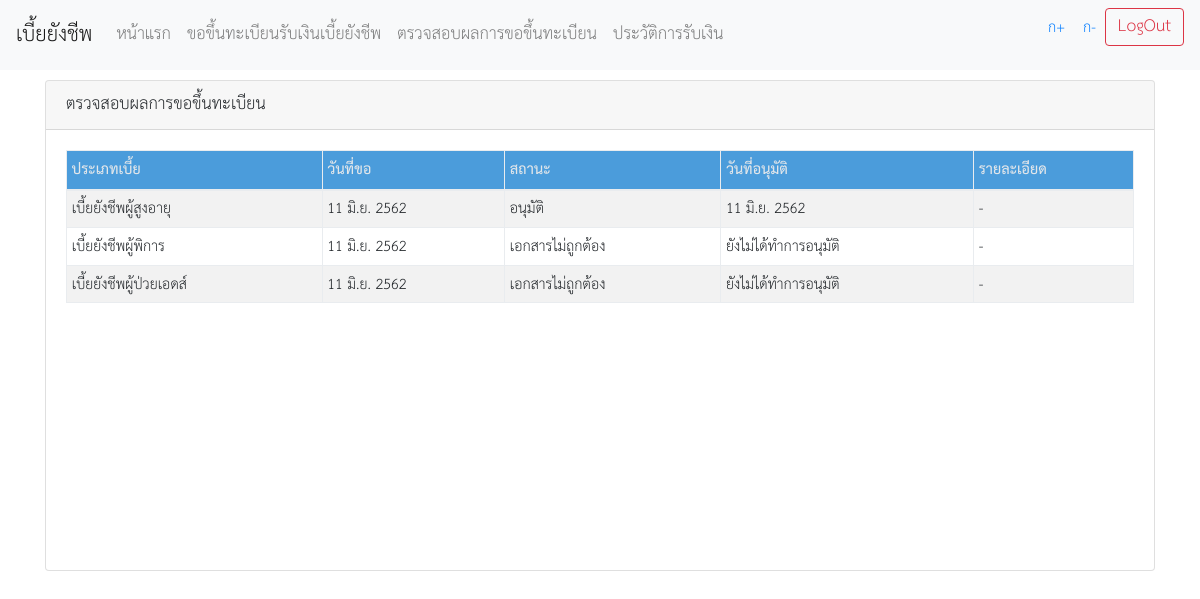
The page /onestop_client/welfare_index.php?r=result (signed in) on the database its author committed.
### tables this page shows
CREATE TABLE `tb_welfare_request` (
  `id` int(11) NOT NULL,
  `personid` varchar(255) NOT NULL DEFAULT '',
  `type` int(11) DEFAULT NULL,
  `year` varchar(255) DEFAULT NULL,
  `amount` double DEFAULT NULL,
  `status` int(11) DEFAULT NULL,
  `requestdate` date DEFAULT NULL,
  `confirmdate` date DEFAULT NULL,
  `detail` text DEFAULT NULL,
  `receivetype` int(11) DEFAULT NULL,
  `process` int(4) DEFAULT NULL,
  `paymonth` int(11) NOT NULL,
  `start_pay_date` date NOT NULL,
  `end_pay_date` date NOT NULL
);

CREATE TABLE `tb_welfare_type` (
  `id` int(11) NOT NULL,
  `name` varchar(255) NOT NULL
);

CREATE TABLE `tb_welfare_status` (
  `id` int(11) NOT NULL,
  `name` varchar(255) NOT NULL
);

### onestop_client/asset/DB/myfnc2.php (called while the page is built, shortened)
<?php
function Connect2()
{
  $server="localhost";
  $user="root";
  $pw='^_^Itg46@_@';
  $db="c1onestopitglobal";
  $conn = mysqli_connect($server, $user, $pw, $db);
  return $conn;
}
function result_array($sql)
{
    $con = Connect2();
    $data = [];
    $result = $con->query($sql) or die($con->error);
    while ($row = $result->fetch_array(MYSQLI_ASSOC)) {
        $data[] = $row;
    };
    return $data;
}
function DateThaiNa($strDate)
{
    if ($strDate != '') {
        $strMonthCut = Array("", "ม.ค.", "ก.พ.", "มี.ค.", "เม.ย.", "พ.ค.", "มิ.ย.", "ก.ค.", "ส.ค.", "ก.ย.", "ต.ค.", "พ.ย.", "ธ.ค.");
        list ($y, $m, $d) = explode('-', $strDate);
        $strMonthThai = $strMonthCut[number_format($m)];
        $dob = sprintf("%02d $strMonthThai %04d", $d, $y + 543);
        return $dob;
    }
}

### onestop_client/modules/welfare_new/welfare_result.php (the view, shortened to what this page needs)
<?php
$sql = 'SELECT b.name AS recname,c.name AS stname,a.*,b.*,c.* FROM tb_welfare_request a INNER JOIN tb_welfare_type b on a.type = b.id INNER JOIN tb_welfare_status c ON a.status = c.id WHERE a.personid = \'' . $_SESSION['PID'] . '\'';
$data = result_array($sql);
?>
<div class="container" style="padding-top: 10px;">
    <div class="card">
        <div class="card-header">
            ตรวจสอบผลการขอขึ้นทะเบียน
        </div>
        <div class="card-body">
            <div class="table-responsive" style="overflow-x:auto; height: 400px">
                <table class="table table-bordered table-striped table-hover table-sm">
                    <thead style="background-color: #4b9cdb">
                    <tr>
                        <th style="color: #e2e6ea">ประเภทเบี้ย</th>
                        <th style="color: #e2e6ea">วันที่ขอ</th>
                        <th style="color: #e2e6ea">สถานะ</th>
                        <th style="color: #e2e6ea">วันที่อนุมัติ</th>
                        <th style="color: #e2e6ea">รายละเอียด</th>
                    </tr>
                    </thead>
                    <tbody>
                    <?php foreach ($data as $key => $val): ?>
                        <tr>
                            <td><?= $val['recname']; ?></td>
                            <td><?= DateThaiNa($val['requestdate']); ?></td>
                            <td><?= $val['stname']; ?></td>
                            <td><?= $val['confirmdate'] == null ? 'ยังไม่ได้ทำการอนุมัติ' : DateThaiNa($val['confirmdate']); ?></td>
                            <td><?= $val['detail'] == null ? '-' : $val['detail'] ?></td>
                        </tr>
                    <?php endforeach; ?>
                    </tbody>
                </table>
            </div>
        </div>
    </div>
</div>

### onestop_client/asset/asset.php (shortened to what this page needs)
<?php
include 'asset/DB/myfnc2.php';
?>
<link rel="stylesheet" href="font/thsarabunnew.css">
<link rel="stylesheet" href="asset/css/bootstrap.min.css">
<link rel="stylesheet" href="asset/css/animate.css">
<link rel="stylesheet" href="asset/css/font-awesome.min.css">
<link rel="stylesheet" href="asset/DatePick/datepicker.css">

### onestop_client/welfare_index.php (shortened to what this page needs)
<?php
include 'asset/asset.php';
?>
<!doctype html>
<html lang="en">
<head>
</head>
<body>
<?php
include 'asset/navbar.php';
if (isset($_GET['r'])) {
    switch ($_GET['r']) {
        case 'result';
            if (isset($_SESSION['ID'])) {
                include 'modules/welfare_new/welfare_result.php';
            } else {
                include 'modules/welfare_new/modal_login.php';
            }
            break;
    }
} else {
    if (isset($_SESSION['ID'])) {
        echo '<script>window.location.href=\'welfare_index.php?r=index\'</script>';
    } else {
        echo '<script>window.location.href=\'welfare_index.php?r=login\'</script>';
    }
}
?>
</body>
</html>

### onestop_client/asset/navbar.php (shortened to what this page needs)
<nav class="navbar sticky-top navbar-expand-lg navbar-light bg-light">
    <a class="navbar-brand" href="#">เบี้ยยังชีพ</a>
    <div class="collapse navbar-collapse " id="navbarNav">
        <ul class="navbar-nav  mr-auto">
            <li class="nav-item">
                <a class="nav-link" href="welfare_index.php?r=index">หน้าแรก</a>
            </li>
            <li class="nav-item">
                <a class="nav-link" href="welfare_index.php?r=request">ขอขึ้นทะเบียนรับเงินเบี้ยยังชีพ</a>
            </li>
            <li class="nav-item">
                <a class="nav-link" href="welfare_index.php?r=result">ตรวจสอบผลการขอขึ้นทะเบียน</a>
            </li>
            <li class="nav-item">
                <a class="nav-link" href="welfare_index.php?r=history">ประวัติการรับเงิน</a>
            </li>
        </ul>
        <form method="post" class="form-inline">
            <a href="#" class="btn btn-sm" id="plus">ก+</a>
            <a href="#" class="btn btn-sm" id="neg">ก-</a>
            <button class="btn btn-outline-danger my-2 my-sm-0" name="logout" type="submit">LogOut</button>
        </form>
    </div>
</nav>

### onestop_client/welfare_index.php (style rules this page uses)
body { font-family: THSarabunNew; }

### onestop_client/modules/welfare_new/welfare_result.php (style rules this page uses)
table { font-size: 14px; }

### rows shown on the page
tb_welfare_request: tb_welfare_type.name "เบี้ยยังชีพผู้สูงอายุ", requestdate "11 มิ.ย. 2562", tb_welfare_status.name "อนุมัติ", confirmdate "11 มิ.ย. 2562"
tb_welfare_request: tb_welfare_type.name "เบี้ยยังชีพผู้พิการ", requestdate "11 มิ.ย. 2562", tb_welfare_status.name "เอกสารไม่ถูกต้อง", shows "ยังไม่ได้ทำการอนุมัติ"
tb_welfare_request: tb_welfare_type.name "เบี้ยยังชีพผู้ป่วยเอดส์", requestdate "11 มิ.ย. 2562", tb_welfare_status.name "เอกสารไม่ถูกต้อง", shows "ยังไม่ได้ทำการอนุมัติ"
